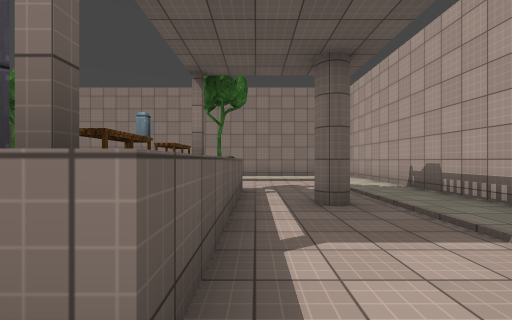
view 1 (above)

12 first-person views from a walk through a scene from a Unity 3-D project. The camera is 1.4 m above the floor, looks level and sees 90° across. The floor is counted in squares, 2 m on a side. Each view is taken from the middle of a square. On the plan, view 1 faces up. The plan holds only what a view shows up to about 9 squares ahead; the rest is blank. The player character is not drawn. Some animated figures are left out. Surface patterns are stand-ins for the level's own textures.

view 2
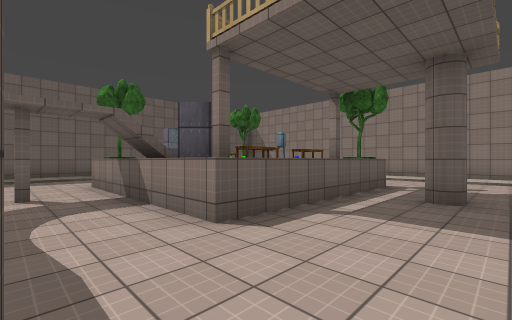

view 3
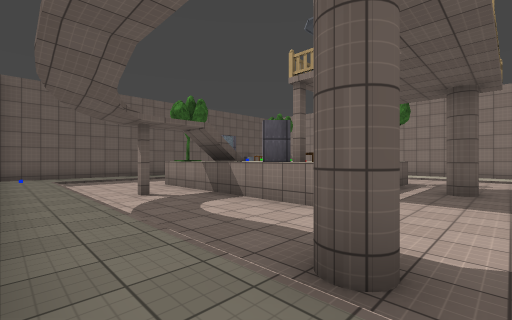

view 4
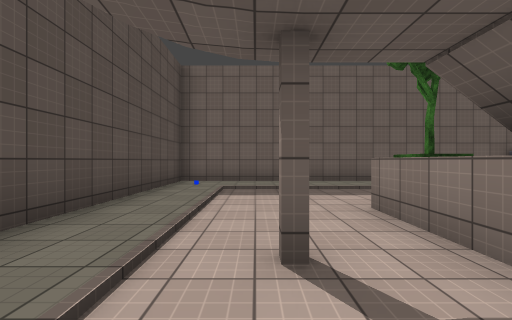

view 5
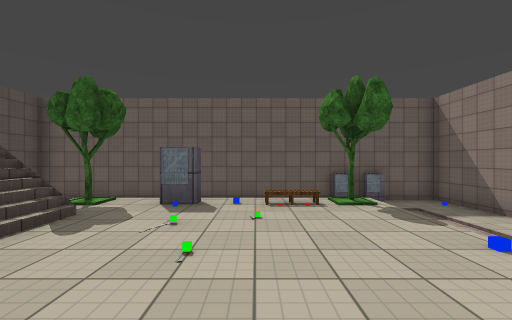

view 6
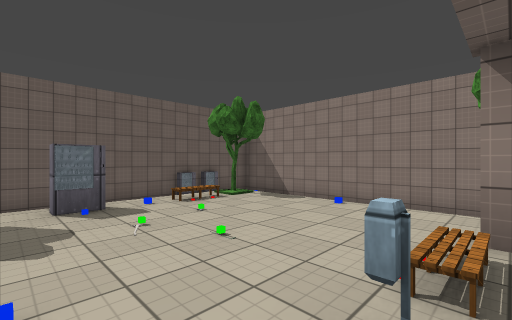

view 7
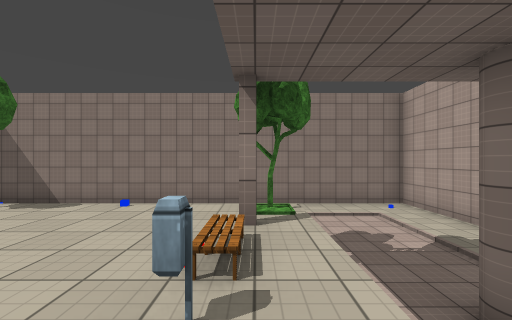

view 8
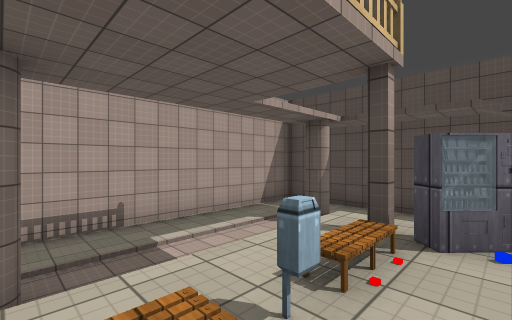

view 9
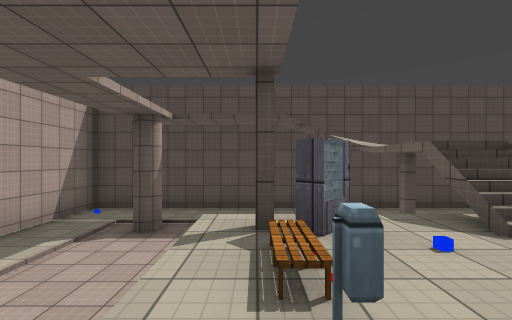

view 10
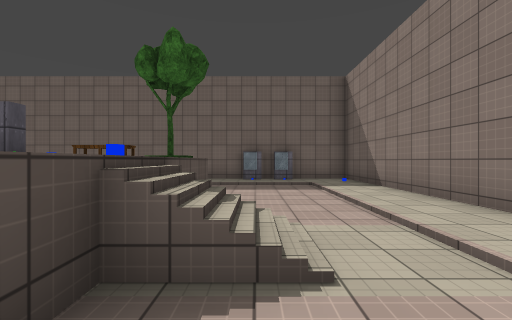

view 11
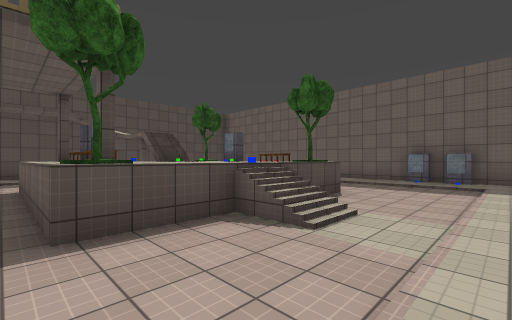

view 12
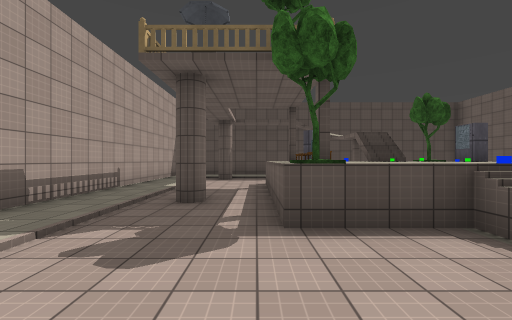

### Floor plan
Key: @ floor where view 1 was taken; # wall or solid block; . main floor; : floor 0.25 m higher than the main floor; + floor 1.5 m higher than the main floor; / step, stairs or slope; T tree; B bin; M machine.
Columns run from 10 left of view 1 to 4 right of it. Each row starts with its distance up from view 1.
 10 ###############
  9 #::::::::::::/#
  8 M:/........./:#
  7 M:/..../..../:#
  6 #:/..T#/#T../:#
  5 #:/ ./+++/../:#
  4 #   .//++/.#/:#
  3 #   .M/++B../:#
  2 #:/ .+/++/../:#
  1 #:/..T/+M#../:#
  0 #:/.......@./:#
 -1 #:/...#....#/:#
 -2 #:///////////:#
 -3 #:::::::::::::#
 -4 ###############

Where each view was taken, in squares from view 1:
view 1: 0 up, 0 right, facing up
view 2: 1 down, 2 right, facing up-left
view 3: 3 down, 2 right, facing up-left
view 4: 1 down, 2 left, facing left
view 5: 4 up, 1 left, facing left
view 6: 2 up, 1 left, facing up-left
view 7: 2 up, 1 left, facing up
view 8: 4 up, 2 left, facing down-right
view 9: 4 up, 1 left, facing down
view 10: 7 up, 1 left, facing left
view 11: 9 up, 0 right, facing down-left
view 12: 9 up, 0 right, facing down
